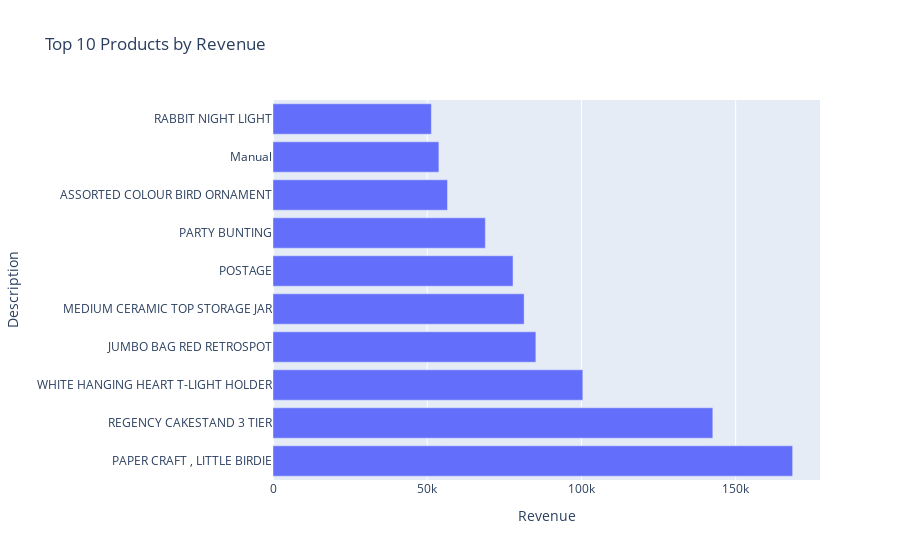

The notebook cell saved with this chart:
### Code cell
top_products = df.groupby('Description')['Revenue'].sum().sort_values(ascending=False).head(10).reset_index()

fig = px.bar(top_products, x='Revenue', y='Description', orientation='h', title='Top 10 Products by Revenue')
fig.show()

### Figure 1 — Plotly figure (JSON) as saved in the notebook; plotly's stock layout.template omitted (floating-point values rounded to 4 significant figures)
{"data": [{"hovertemplate": "Revenue=%{x}<br>Description=%{y}<extra></extra>", "legendgroup": "", "marker": {"color": "#636efa", "pattern": {"shape": ""}}, "name": "", "orientation": "h", "showlegend": false, "textposition": "auto", "type": "bar", "x": [168500.0, 142600.0, 100400.0, 85220.0, 81420.0, 77820.0, 68840.0, 56580.0, 53780.0, 51350.0], "xaxis": "x", "y": ["PAPER CRAFT , LITTLE BIRDIE", "REGENCY CAKESTAND 3 TIER", "WHITE HANGING HEART T-LIGHT HOLDER", "JUMBO BAG RED RETROSPOT", "MEDIUM CERAMIC TOP STORAGE JAR", "POSTAGE", "PARTY BUNTING", "ASSORTED COLOUR BIRD ORNAMENT", "Manual", "RABBIT NIGHT LIGHT"], "yaxis": "y"}], "layout": {"barmode": "relative", "legend": {"tracegroupgap": 0}, "title": {"text": "Top 10 Products by Revenue"}, "xaxis": {"anchor": "y", "domain": [0, 1], "title": {"text": "Revenue"}}, "yaxis": {"anchor": "x", "domain": [0, 1], "title": {"text": "Description"}}}}
